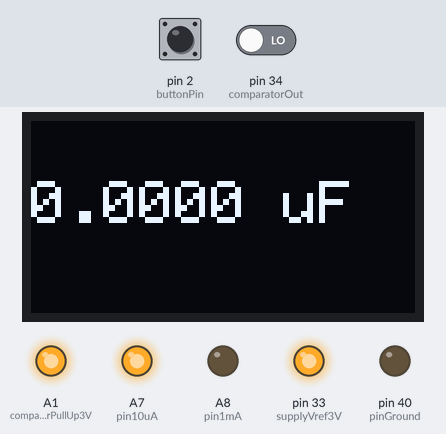
Simulated run of this sketch. Board: Teensy 4. Shown: 128×64 one-colour display, output pins drawn as LEDs (lit = HIGH). Inputs (shaded band) come from the test bench; at power-on: pin 2 (buttonPin) HIGH, pin 34 (comparatorOut) LOW.

Above: at 1.2 s.
1.3 s: pin 2 (buttonPin) pulled LOW for 0.15 s
At 2.6 s:
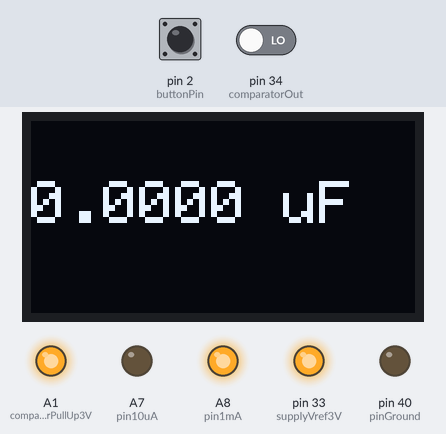
2.9 s: pin 34 (comparatorOut) driven HIGH
At 3.9 s:
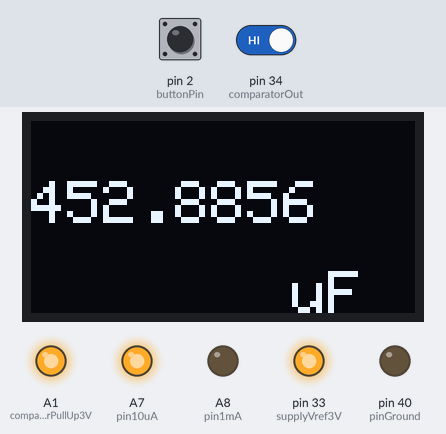
4.4 s: pin 2 (buttonPin) pulled LOW for 1 s
At 5.0 s:
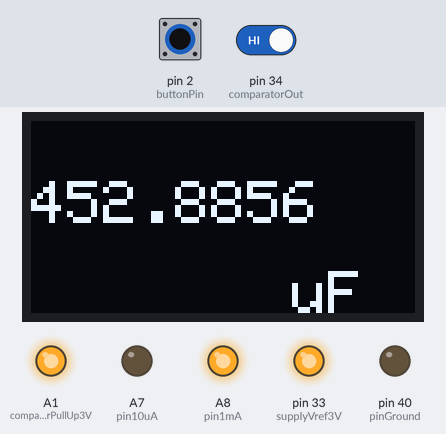
Timing chart, 0 to 7.4 s (numbered marks = the images above; inputs shaded):
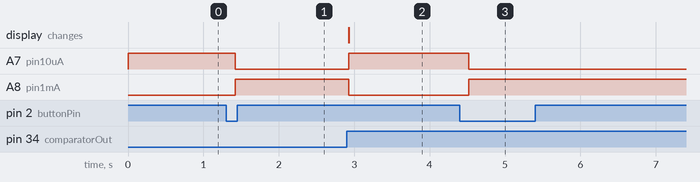

The sketch:

Capacitance_Meter.ino
```cpp
#include <SPI.h>
#include <Wire.h>
#include <Adafruit_GFX.h>
#include <Adafruit_SSD1306.h>
#include <Bounce.h>

// display
#define SCREEN_WIDTH 128 // OLED display width, in pixels
#define SCREEN_HEIGHT 64 // OLED display height, in pixels

// Declaration for an SSD1306 display connected to I2C (SDA, SCL pins)
#define OLED_RESET     -1 // Reset pin # (or -1 if sharing Arduino reset pin)
#define SCREEN_ADDRESS 0x3C // display address
Adafruit_SSD1306 display(SCREEN_WIDTH, SCREEN_HEIGHT, &Wire, OLED_RESET);


// capacitancemeter constants
#define pin1mA 22
#define pin10uA 21
#define supplyVref3V 33
#define comparatorPullUp3V 15
#define comparatorOut 34
#define pinGround 40
#define dischargePin 20
#define buttonPin 2

// constant for current
const double current_1mA = 0.00095;
const double current_10uA = 9.0e-6;

// constant for cycle calibration
const uint64_t cycle10uA = 9522;
const uint64_t cycle1mA = 68599;

// stores the ARM cycle counter
uint64_t previousCycleCounter = 0;
uint64_t currentCycleCounter = 0;

// flags
bool buttonPressed = false;
bool capDetected = false;
bool checkTime = false;
bool switch1mA = false;

// button debounce
Bounce pushbutton = Bounce(buttonPin, 10);  // 10 ms debounce
byte previousState = HIGH;         // what state was the button last time
unsigned int count = 0;            // how many times has it changed to low
uint64_t countAt = 0;         // when count changed
unsigned int countPrinted = 0;     // last count printed


void setup() {
  // serial monitor for debug
  Serial.begin(9600);

  // input: comparator out & button
  pinMode(comparatorOut, INPUT);
  pinMode(buttonPin, INPUT_PULLUP);

  // output: vref supply, comparator vout, nmos
  pinMode(comparatorPullUp3V, OUTPUT);
  pinMode(supplyVref3V, OUTPUT);
  pinMode(pin1mA, OUTPUT);
  pinMode(pin10uA, OUTPUT);
  pinMode(pinGround, OUTPUT);
  // pinMode(dischargePin, OUTPUT);


  // initial values
  digitalWrite(comparatorPullUp3V, HIGH);
  digitalWrite(supplyVref3V, HIGH);
  digitalWrite(pinGround, LOW); // ground it at the beginning
  // digitalWrite(dischargePin, HIGH); // ground it at the beginning
  digitalWrite(pin10uA, HIGH);  // start with 10 uA
  digitalWrite(pin1mA, LOW);

  // setup the display
  if(!display.begin(SSD1306_SWITCHCAPVCC, SCREEN_ADDRESS)) {
    for(;;); // Don't proceed, loop forever
  }

  display.clearDisplay();
  display.setTextSize(2);       // Normal 1:1 pixel scale
  display.setTextColor(SSD1306_WHITE); // Draw white text
  display.setCursor(0, 20);     // Start at top-left corner
  display.cp437(true);          // Use full 256 char 'Code Page 437' font

  display.print("0.0000 uF");
  display.display();
}

void loop() {
  // listen for push button
  if (pushbutton.update()) {
    if (pushbutton.fallingEdge()) {
      count = count + 1;
      countAt = millis();
    }
  } else {
    // debounce check
    if (count != countPrinted) {
      uint64_t nowMillis = millis();
      if (nowMillis - countAt > 100) {
        // Serial.print("count: ");
        // Serial.println(count);
        countPrinted = count;

        buttonPressed = true;
      }
    }
  }

  // start measurement at 10uA when button pressed
  if (buttonPressed) {
    buttonPressed = false;
    checkTime = true;

    // attach RISING interrupt to the comparator output
    attachInterrupt(digitalPinToInterrupt(comparatorOut), comparatorISR, RISING);

    pinMode(pinGround, INPUT); // let it float to V-
    // digitalWrite(dischargePin, LOW); // float junction to V-
    previousCycleCounter = ARM_DWT_CYCCNT;
  }

  // if a capacitor has been detected
  if (capDetected) {
    capDetected = false;
    checkTime = false;

    // get the time
    uint64_t time = currentCycleCounter - previousCycleCounter;

    // calibrate
    uint64_t adjustedTime = time - cycle10uA;

    if (adjustedTime < 1203) {
      adjustedTime = time;
    }

    adjustedTime *= 1E9f/F_CPU; // time in ns

    // Serial.println(time);

    // calculate capacitance
    double capacitance = 0.0;

    if (switch1mA) {
      switch1mA = false;
      capacitance = adjustedTime * (current_1mA) / 1.002;
    } else {
      capacitance = adjustedTime * (current_10uA) / 1.002;
    }

    // display the result
    displayMeasurement(capacitance);

    // reset everything for next measurement
    digitalWrite(pin10uA, HIGH);  // start with 10 uA
    digitalWrite(pin1mA, LOW);

    // sleep for 1s
    delay(1000);
  }

  // keep checking the time to detect when to switch
  if (checkTime) {
    uint64_t currentTime = ARM_DWT_CYCCNT;
    currentTime -= previousCycleCounter;
    currentTime *= 1E9f/F_CPU; // time in ns

    // 10 ms & cap still not detected
    if (currentTime >= 10000000 && !capDetected && !switch1mA) {
      pinMode(pinGround, OUTPUT);
      digitalWrite(pinGround, LOW); // discharge

      // switch to 1mA
      digitalWrite(pin10uA, LOW);
      digitalWrite(pin1mA, HIGH);

      switch1mA = true;

      // wait 1s
      delay(1000);

      pinMode(pinGround, INPUT); // let it float to V-
      previousCycleCounter = ARM_DWT_CYCCNT;
    }
  }
}

// handle the when capacitor is charged
void comparatorISR() {
  detachInterrupt(digitalPinToInterrupt(comparatorOut));
  currentCycleCounter = ARM_DWT_CYCCNT;

  capDetected = true;

  // ground immediately, don't let it go too high
  pinMode(pinGround, OUTPUT);
  digitalWrite(pinGround, LOW);
}

// write measurement to the display
void displayMeasurement(double capacitance) {
  // 0 = pf, 1 = nf, 2 = uf
  byte unit = 1;

  // pF check
  if (capacitance < 1) {
    capacitance *= 1e3;
    unit = 0;
  }

  // uF check
  else if (capacitance > 1e3) {
    capacitance /= 1e3;
    unit = 2;
  }

  // write to the display
  display.clearDisplay();
  display.setCursor(0, 20);

  // Resolution 3-1/2 digits (0000 - 1999)
  display.printf("%0.4f\n", capacitance);

  // set the location of the unit
  display.setCursor(75, 50);

  // select the correct unit
  switch(unit) {
    case 0:
      display.print(" pF");
    break;

    case 1:
      display.print(" nF");
    break;

    case 2:
      display.print(" uF");
    break;
  }

  display.display();
}
```

Measured:
- after the input at 1.3 s, A7 (pin10uA): HIGH → LOW after 0.12 s; A8 (pin1mA): LOW → HIGH after 0.12 s
- after the input at 2.9 s, A7 (pin10uA): LOW → HIGH at once; A8 (pin1mA): HIGH → LOW at once; the display: changes at once (image 2)
- after the input at 4.4 s, A7 (pin10uA): HIGH → LOW after 0.12 s; A8 (pin1mA): LOW → HIGH after 0.12 s
